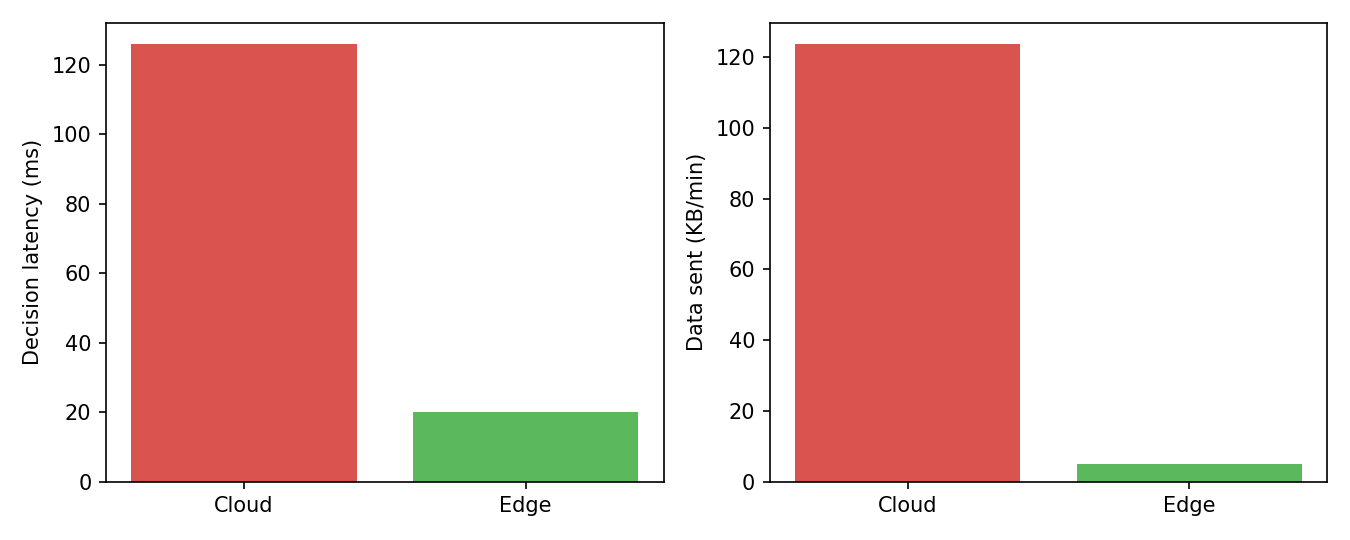

Recreate this plot in Python.
"""Edge vs Cloud simulation: decision latency and bytes transmitted."""
import json, time
import numpy as np, joblib
import matplotlib; matplotlib.use("Agg")
import matplotlib.pyplot as plt
import pandas as pd
from data_gen import gen, CLASSES, N
from features import features

HEADER_BYTES = 60          # MQTT/TCP/IP overhead assumed per message
UPLINK_BPS = 1_000_000     # 1 Mbps uplink
EDGE_MS_ESP32 = 20.0       # ASSUMED ESP32 feature+inference time; replace with value printed by firmware
SERVER_MS = 2.0            # server-side inference time


class NetSim:
    def __init__(self, seed=0):
        self.rng = np.random.default_rng(seed)

    def rtt(self):
        return self.rng.uniform(50, 150) + self.rng.exponential(10)

    def cloud(self):
        payload = N * 2 + HEADER_BYTES
        lat = payload * 8 / UPLINK_BPS * 1000 + self.rtt() + SERVER_MS
        return lat, payload

    def edge(self, label, conf):
        payload = len(json.dumps({"s": label, "c": round(conf, 2)}, separators=(",", ":"))) + HEADER_BYTES
        return EDGE_MS_ESP32, payload     # decision made locally; result uploaded asynchronously


if __name__ == "__main__":
    clf = joblib.load("results/model.joblib")
    rng, sim = np.random.default_rng(3), NetSim(1)
    rows = []
    for i in range(300):
        c = int(rng.integers(0, 5))
        p = clf.predict_proba([features(gen(c, rng))])[0]
        lab, conf = CLASSES[int(p.argmax())], float(p.max())
        cl, cb = sim.cloud(); el, eb = sim.edge(lab, conf)
        rows.append(dict(cloud_ms=cl, edge_ms=el, cloud_B=cb, edge_B=eb))
    d = pd.DataFrame(rows)
    per_min = 60  # 1 window per second
    summary = pd.DataFrame({
        "Cloud": [d.cloud_ms.mean(), d.cloud_ms.quantile(.95), d.cloud_B.mean() * per_min / 1024],
        "Edge": [d.edge_ms.mean(), d.edge_ms.quantile(.95), d.edge_B.mean() * per_min / 1024]},
        index=["Mean decision latency (ms)", "P95 latency (ms)", "Data sent (KB/min)"])
    summary["Improvement"] = [f"{(1 - e / c) * 100:.1f}%" for e, c in zip(summary.Edge, summary.Cloud)]
    print(summary.round(2).to_string())
    summary.to_csv("results/edge_vs_cloud.csv")
    fig, ax = plt.subplots(1, 2, figsize=(9, 3.6))
    ax[0].bar(["Cloud", "Edge"], [d.cloud_ms.mean(), d.edge_ms.mean()], color=["#d9534f", "#5cb85c"])
    ax[0].set_ylabel("Decision latency (ms)")
    ax[1].bar(["Cloud", "Edge"], [d.cloud_B.mean() * 60 / 1024, d.edge_B.mean() * 60 / 1024], color=["#d9534f", "#5cb85c"])
    ax[1].set_ylabel("Data sent (KB/min)")
    plt.tight_layout(); plt.savefig("results/edge_vs_cloud.png", dpi=150)
